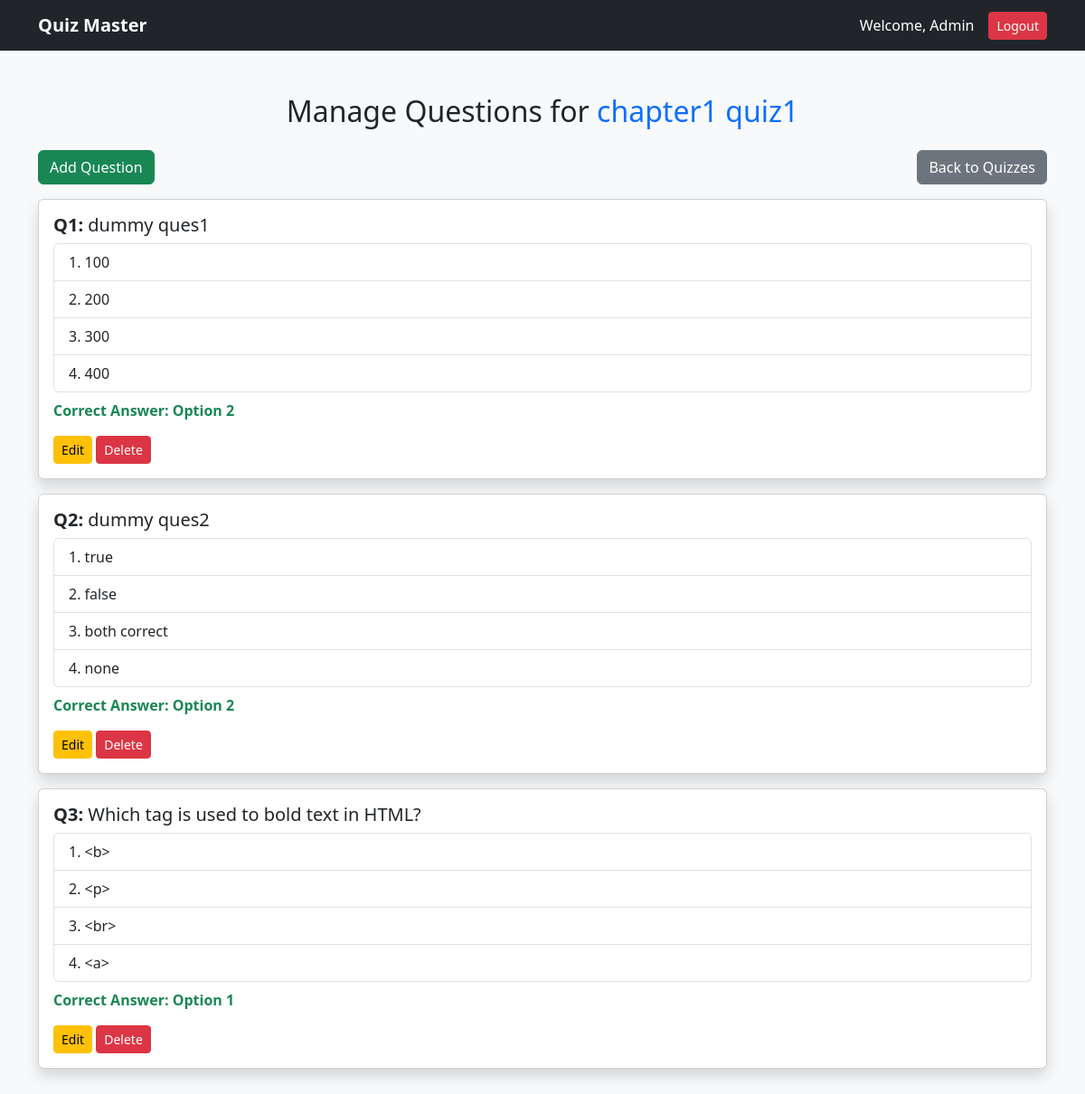
The app's page /admin/quizzes/1/questions (signed in) with its own data.
### models/models.py (models this page shows)
class Quiz(db.Model):
    id = db.Column(db.Integer, primary_key=True)
    name = db.Column(db.String(255), nullable=False, unique=True)
    description = db.Column(db.Text, nullable=True)
    chapter_id = db.Column(db.Integer, db.ForeignKey("chapter.id", ondelete="CASCADE"), nullable=False)
    date = db.Column(db.Date, nullable=False)
    duration = db.Column(db.Time, nullable=False)
    chapter = db.relationship("Chapter", backref=db.backref("quizzes", cascade="all, delete-orphan"))
    scores = db.relationship("Scores", back_populates="quiz", lazy=True, cascade="all, delete-orphan", overlaps="quiz_scores,scores")

class Question(db.Model):
    id = db.Column(db.Integer, primary_key=True)
    quiz_id = db.Column(db.Integer, db.ForeignKey("quiz.id", ondelete="CASCADE"), nullable=False)
    question_statement = db.Column(db.Text, nullable=False)
    option1 = db.Column(db.String(255), nullable=False)
    option2 = db.Column(db.String(255), nullable=False)
    option3 = db.Column(db.String(255), nullable=False)
    option4 = db.Column(db.String(255), nullable=False)
    correct_option = db.Column(db.Integer, nullable=False)
    quiz = db.relationship("Quiz", backref=db.backref("questions", cascade="all, delete-orphan"))

### controllers/admin_routes.py (the view)
@admin_blueprint.route("/quizzes/<int:quiz_id>/questions")
@admin_required
def manage_questions(quiz_id):
    quiz = Quiz.query.get_or_404(quiz_id)
    questions = Question.query.filter_by(quiz_id=quiz_id).all()
    return render_template("admin/manage_questions.html", quiz=quiz, questions=questions)

### app.py (called while the page is built)
@app.context_processor
def inject_user():
    return dict(current_user=current_user)

@login_manager.user_loader
def load_user(user_id):
    return User.query.get(int(user_id))

### templates/admin/manage_questions.html (shortened to what this page needs)
<!DOCTYPE html>
<html lang="en">
<head>
    <link href="https://cdn.jsdelivr.net/npm/bootstrap@5.3.0/dist/css/bootstrap.min.css" rel="stylesheet">
</head>
<body class="bg-light">
    <nav class="navbar navbar-expand-lg navbar-dark bg-dark">
        <div class="container">
            <a class="navbar-brand fw-bold" href="{{ url_for('admin.admin_dashboard') }}">Quiz Master</a>
            <div class="ms-auto d-flex align-items-center">
                <span class="text-white me-3">Welcome, Admin</span>
                <a href="{{ url_for('auth.logout') }}" class="btn btn-danger btn-sm">Logout</a>
            </div>
        </div>
    </nav>
<div class="container my-5">
    <h2 class="text-center mb-4">Manage Questions for <span class="text-primary">{{ quiz.name }}</span></h2>
    <div class="d-flex justify-content-between mb-3">
        <a href="{{ url_for('admin.add_question', quiz_id=quiz.id) }}" class="btn btn-success">Add Question</a>
        <a href="{{ url_for('admin.manage_quizzes_all') }}" class="btn btn-secondary">Back to Quizzes</a>
    </div>
    {% for question in questions %}
    <div class="card mb-3 shadow">
        <div class="card-body bg-white rounded">
            <h5 class="card-title"><strong>Q{{ loop.index }}:</strong> {{ question.question_statement }}</h5>
            <ul class="list-group my-2">
                <li class="list-group-item {% if question.correct_option == '1' %}list-group-item-success fw-bold{% endif %}">
                    1. {{ question.option1 }}
                </li>
                <li class="list-group-item {% if question.correct_option == '2' %}list-group-item-success fw-bold{% endif %}">
                    2. {{ question.option2 }}
                </li>
                <li class="list-group-item {% if question.correct_option == '3' %}list-group-item-success fw-bold{% endif %}">
                    3. {{ question.option3 }}
                </li>
                <li class="list-group-item {% if question.correct_option == '4' %}list-group-item-success fw-bold{% endif %}">
                    4. {{ question.option4 }}
                </li>
            </ul>
            <p class="fw-bold text-success">Correct Answer: Option {{ question.correct_option }}</p>
            <div class="mt-3">
                <a href="{{ url_for('admin.edit_question', question_id=question.id) }}" class="btn btn-warning btn-sm">Edit</a>
                <form action="{{ url_for('admin.delete_question', question_id=question.id) }}" method="POST" class="d-inline">
                    <button type="submit" class="btn btn-danger btn-sm" onclick="return confirm('Are you sure?')">Delete</button>
                </form>
            </div>
        </div>
    </div>
    {% endfor %}
</div>
</body>
</html>

### records on screen
Quiz: name "chapter1 quiz1"
Question: question_statement "dummy ques1", option1 "100", option2 "200", option3 "300", option4 "400", correct_option "2"
Question: question_statement "dummy ques2", option1 "true", option2 "false", option3 "both correct", option4 "none", correct_option "2"
Question: question_statement "Which tag is used to bold text in HTML?", option1 "<b>", option2 "<p>", option3 "<br>", option4 "<a>", correct_option "1"
